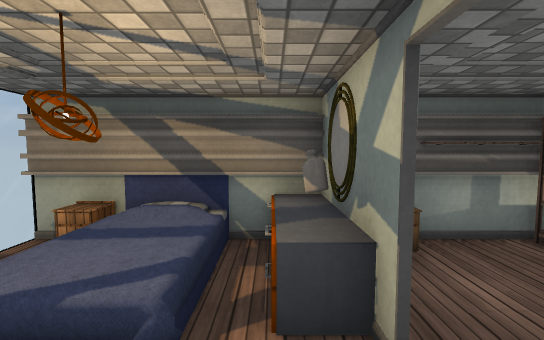
[1] (above)

23 first-person views from a walk through a Unity game level. The camera is 1.4 m above the floor, tilts 4° down and sees 90° across. Doors are open. The floor is counted in squares, 1 m on a side. Each view is taken from the middle of a square. On the plan, view 1 faces up. The plan holds only what a view shows up to about 13 squares ahead; the rest is blank. The place goes on beyond the plan. The player is left out. Some animated figures are not drawn. Some surface patterns are stand-ins.

[2]
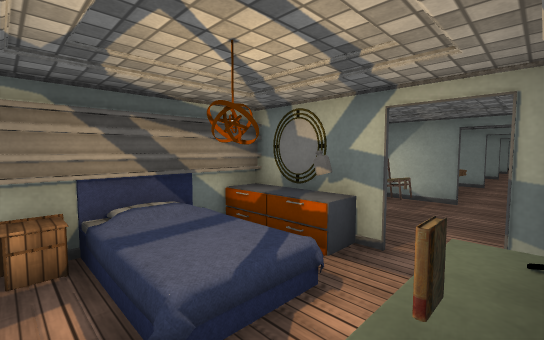

[3]
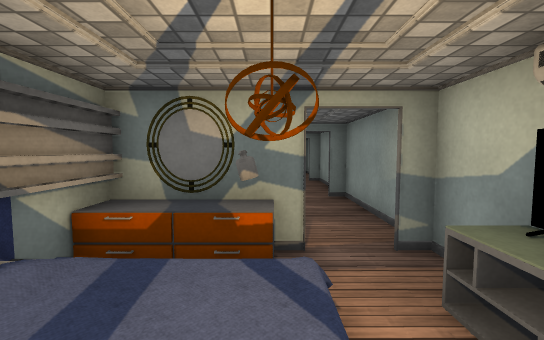

[4]
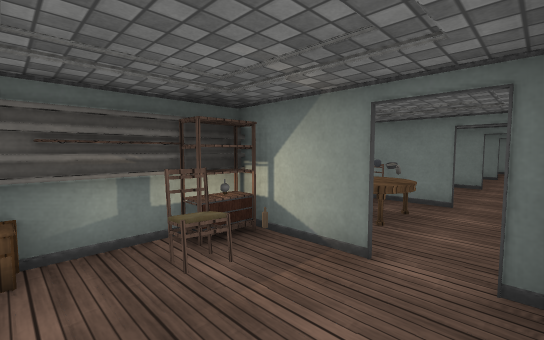

[5]
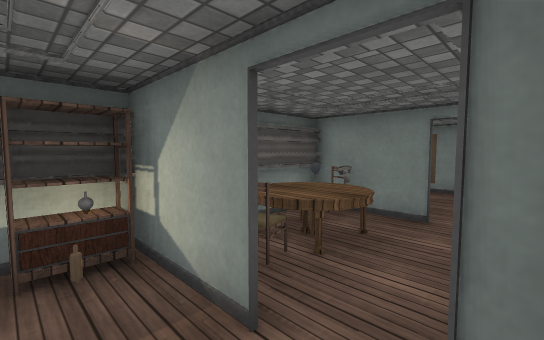

[6]
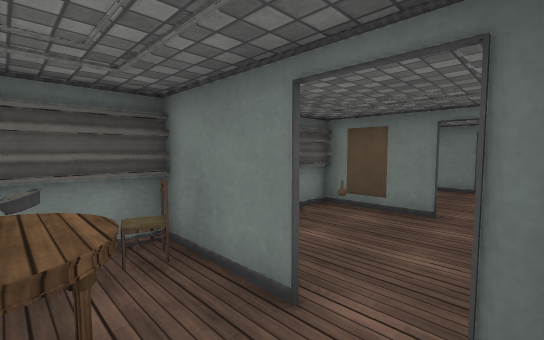

[7]
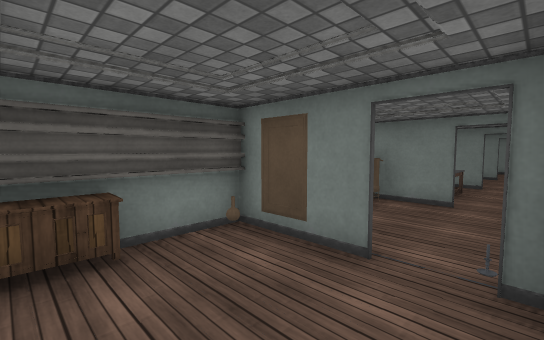

[8]
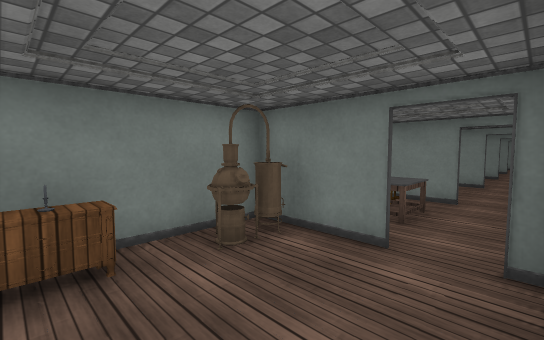

[9]
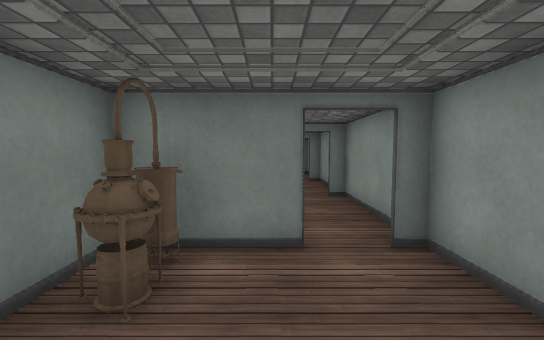

[10]
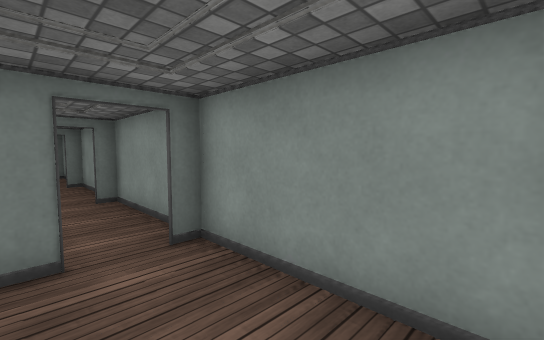

[11]
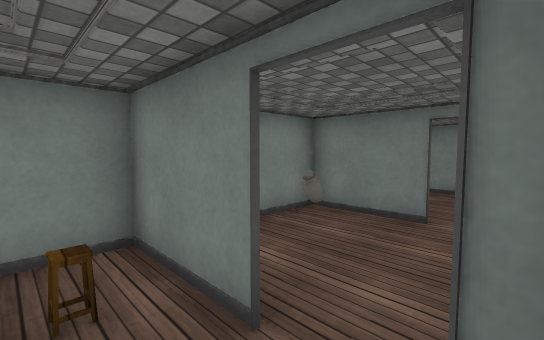

[12]
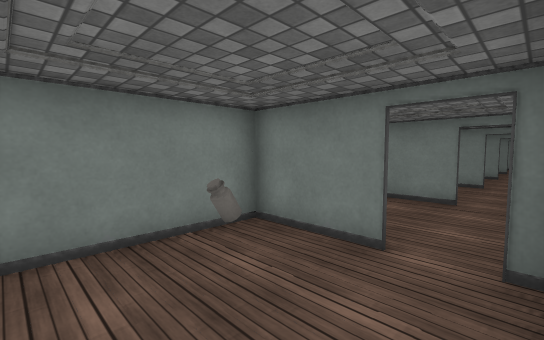

[13]
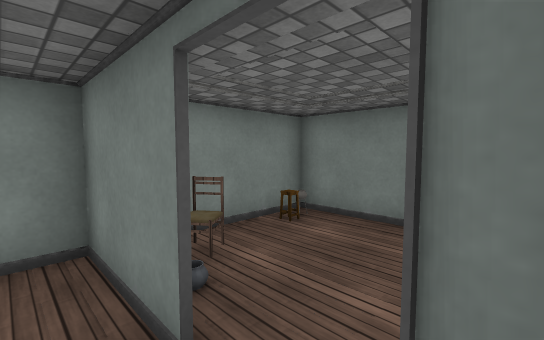

[14]
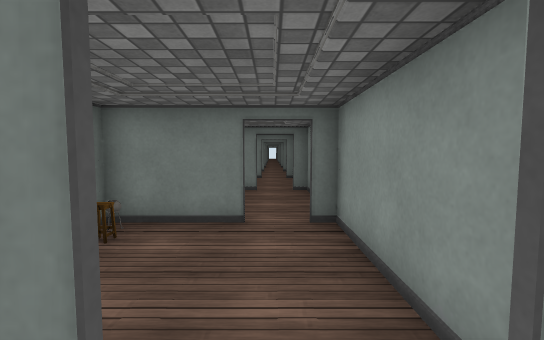

[15]
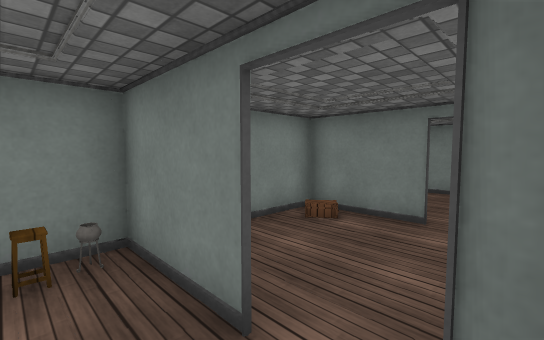

[16]
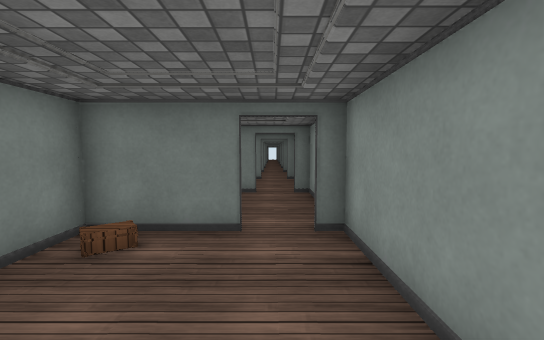

[17]
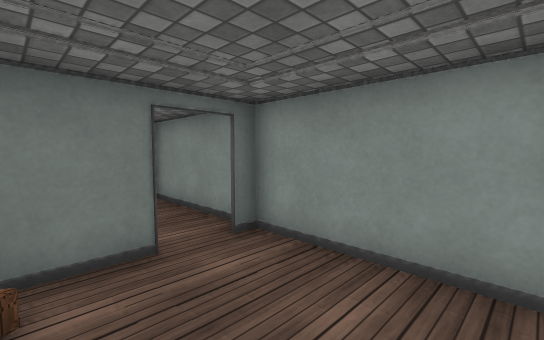

[18]
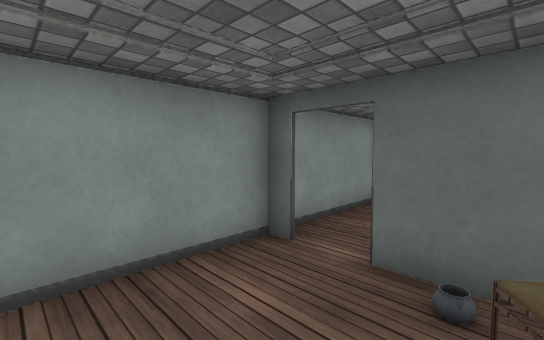

[19]
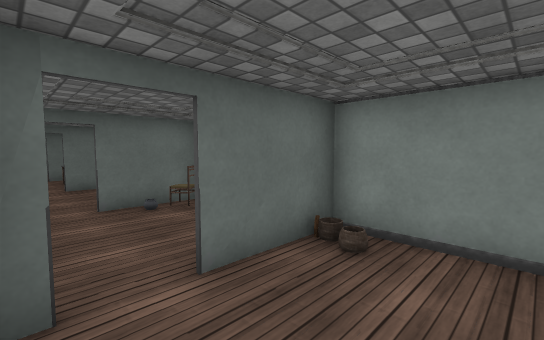

[20]
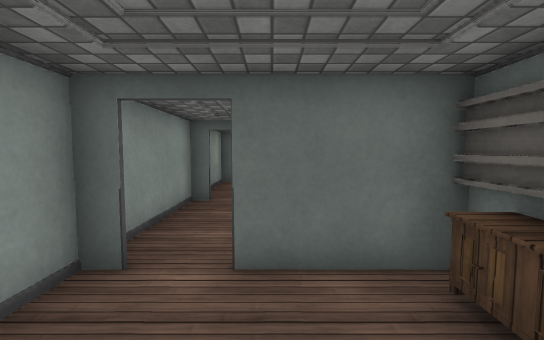

[21]
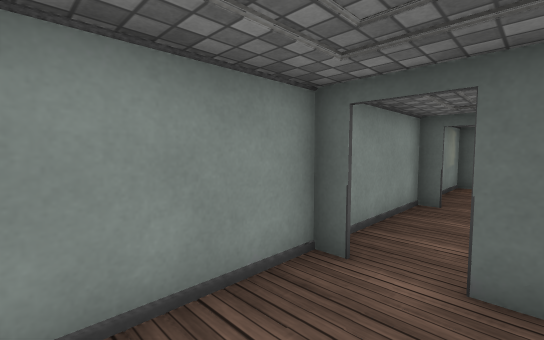

[22]
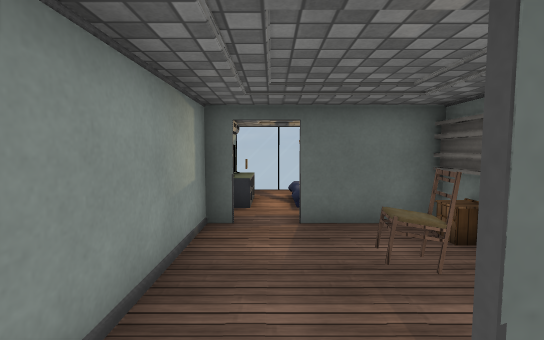

[23]
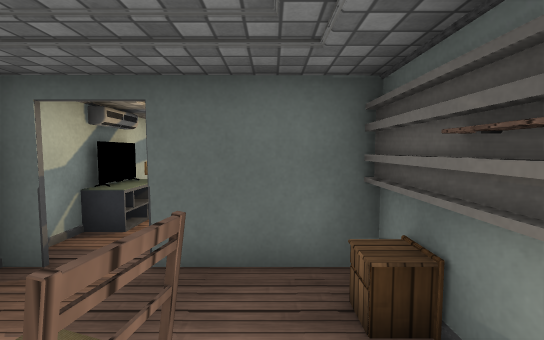

### Floor plan
Key: @ floor where view 1 was taken; # wall or solid block; . floor; = window, fence, low wall or low ledge; O other object.
Columns run from 4 left of view 1 to 38 right of it. Each row starts with its distance up from view 1.
  5                            ######### #####
  4 ##########  ####O######   ##....#..###...#
  3  .OO##...####O#..O#..###  ##..#.#O..#....#
  2 =.OO##..O##=O.#...#....##=##....#...#....#.
  1 =..........................................
  0 =.==@#...#....#...#....#...#....#...#....#.
 -1  #  #######################################

Where each view was taken, in squares from view 1:
view 1: 0 up, 0 right, facing up
view 2: 0 up, 3 left, facing up-right
view 3: 2 up, 3 left, facing right
view 4: 0 up, 2 right, facing up-right
view 5: 0 up, 4 right, facing up-right
view 6: 0 up, 8 right, facing up-right
view 7: 0 up, 11 right, facing up-right
view 8: 0 up, 15 right, facing up-right
view 9: 2 up, 15 right, facing right
view 10: 2 up, 15 right, facing down-right
view 11: 0 up, 22 right, facing up-right
view 12: 0 up, 24 right, facing up-right
view 13: 0 up, 27 right, facing up-right
view 14: 1 up, 27 right, facing right
view 15: 0 up, 31 right, facing up-right
view 16: 1 up, 32 right, facing right
view 17: 3 up, 33 right, facing down-right
view 18: 3 up, 31 right, facing down-left
view 19: 0 up, 35 right, facing up-left
view 20: 2 up, 13 right, facing left
view 21: 2 up, 13 right, facing down-left
view 22: 1 up, 6 right, facing left
view 23: 3 up, 4 right, facing left
